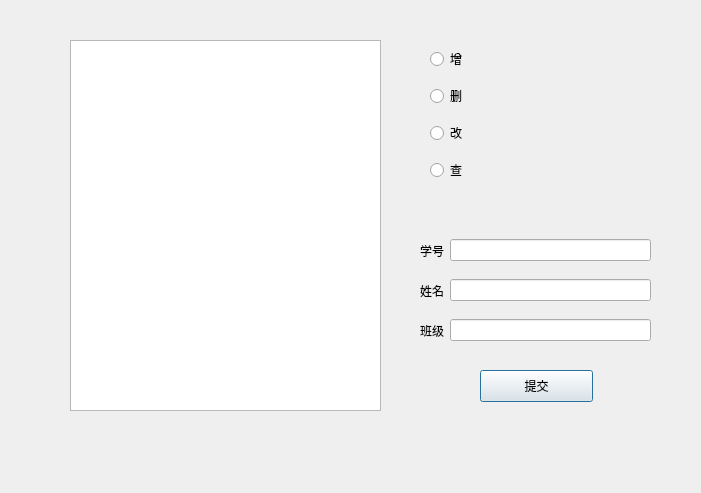
<?xml version="1.0" encoding="UTF-8"?>
<ui version="4.0">
 <class>StuInfoDialog</class>
 <widget class="QDialog" name="StuInfoDialog">
  <property name="geometry">
   <rect>
    <x>0</x>
    <y>0</y>
    <width>701</width>
    <height>493</height>
   </rect>
  </property>
  <property name="windowTitle">
   <string>学生信息</string>
  </property>
  <widget class="QWidget" name="horizontalLayoutWidget_3">
   <property name="geometry">
    <rect>
     <x>420</x>
     <y>270</y>
     <width>231</width>
     <height>41</height>
    </rect>
   </property>
   <layout class="QHBoxLayout" name="horizontalLayout_3">
    <item>
     <widget class="QLabel" name="label_3">
      <property name="text">
       <string>姓名</string>
      </property>
     </widget>
    </item>
    <item>
     <widget class="QLineEdit" name="StuName"/>
    </item>
   </layout>
  </widget>
  <widget class="QPushButton" name="Submit">
   <property name="geometry">
    <rect>
     <x>480</x>
     <y>370</y>
     <width>113</width>
     <height>32</height>
    </rect>
   </property>
   <property name="text">
    <string>提交</string>
   </property>
  </widget>
  <widget class="QWidget" name="horizontalLayoutWidget_4">
   <property name="geometry">
    <rect>
     <x>420</x>
     <y>310</y>
     <width>231</width>
     <height>41</height>
    </rect>
   </property>
   <layout class="QHBoxLayout" name="horizontalLayout_4">
    <item>
     <widget class="QLabel" name="label_4">
      <property name="text">
       <string>班级</string>
      </property>
     </widget>
    </item>
    <item>
     <widget class="QLineEdit" name="Class"/>
    </item>
   </layout>
  </widget>
  <widget class="QWidget" name="verticalLayoutWidget">
   <property name="geometry">
    <rect>
     <x>430</x>
     <y>40</y>
     <width>101</width>
     <height>151</height>
    </rect>
   </property>
   <layout class="QVBoxLayout" name="verticalLayout">
    <item>
     <widget class="QRadioButton" name="add">
      <property name="text">
       <string>增</string>
      </property>
     </widget>
    </item>
    <item>
     <widget class="QRadioButton" name="delete_">
      <property name="text">
       <string>删</string>
      </property>
     </widget>
    </item>
    <item>
     <widget class="QRadioButton" name="change">
      <property name="text">
       <string>改</string>
      </property>
     </widget>
    </item>
    <item>
     <widget class="QRadioButton" name="search">
      <property name="text">
       <string>查</string>
      </property>
     </widget>
    </item>
   </layout>
  </widget>
  <widget class="QTableView" name="tableView">
   <property name="geometry">
    <rect>
     <x>70</x>
     <y>40</y>
     <width>311</width>
     <height>371</height>
    </rect>
   </property>
  </widget>
  <widget class="QWidget" name="horizontalLayoutWidget_2">
   <property name="geometry">
    <rect>
     <x>420</x>
     <y>230</y>
     <width>231</width>
     <height>41</height>
    </rect>
   </property>
   <layout class="QHBoxLayout" name="horizontalLayout_2">
    <item>
     <widget class="QLabel" name="label_2">
      <property name="text">
       <string>学号</string>
      </property>
     </widget>
    </item>
    <item>
     <widget class="QLineEdit" name="StuNo"/>
    </item>
   </layout>
  </widget>
 </widget>
 <resources/>
 <connections/>
</ui>
